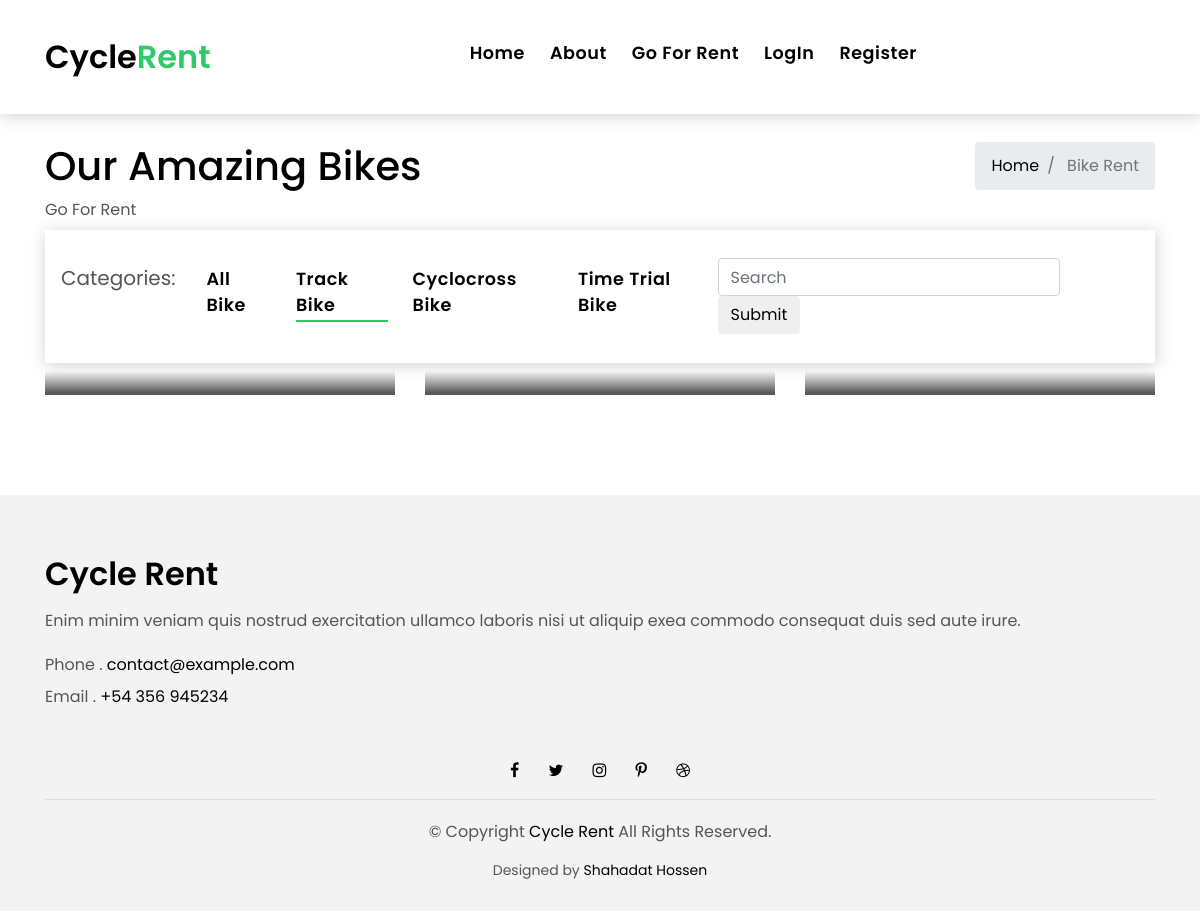
Screenshot of /go_for_rent/track_bike/ with the database file from the repository.
### rent/models.py (models this page shows)
class BikeCategory(models.Model):
	title = models.CharField(max_length=120,unique=True)
	slug = models.SlugField(unique=True)
	active = models.BooleanField(default=True)
	timestamp = models.DateTimeField(auto_now_add=True,auto_now=False)
	def __str__(self):
		return self.title
	def get_absolute_url(self):
		return reverse("rent:bike_category", kwargs={
            'slug': self.slug
        })

### rent/views.py (the view)
# urls.py: path('<slug>/', CategoryDetailView.as_view(), name='bike_category'),
class CategoryDetailView(DetailView):
	model = BikeCategory
	queryset = BikeCategory.objects.all()
	paginate_by = 3
	def get_context_data(self, *args, **kwargs):
		context = super().get_context_data(*args, **kwargs)
		obj = self.get_object()
		bike_set = obj.bike_set.all()
		print(bike_set)
		default_bikes = obj.default_category.all()
		print(default_bikes)
		bikes = ( bike_set | default_bikes ).distinct()
		context["bikes"] = bikes
		context["category"] = BikeCategory.objects.all()
		return context

### rent/models.py (called while the page is built)
	def __str__(self):
		return self.name

	def get_cart_url(self):
		return reverse("rent:bike_detail", kwargs={
            'slug': self.slug
        })

### rent/templates/rent/bikecategory_detail.html
{% extends "base.html" %}
{% load static %}
{% block content %}
	<section style="margin-top:70px" class="">
	    <div class="container">
	      <div class="row">
	        <div class="col-md-12 col-lg-8">
	          <div class="title-single-box">
	              <h1 class="title-single">Our Amazing Bikes</h1>
	              <span class="color-text-a">Go For Rent</span>
	          </div>
	        </div>
	        <div class="col-md-12 col-lg-4">
	          <nav aria-label="breadcrumb" class="breadcrumb-box d-flex justify-content-lg-end">
	            <ol class="breadcrumb">
	              <li class="breadcrumb-item">
	                <a href="{% url 'home' %}">Home</a>
	              </li>
	              <li class="breadcrumb-item active" aria-current="page">
	                Bike Rent
	              </li>
	            </ol>
	          </nav>
	        </div>
	      </div>
	    </div>
	</section>
  <section class="property-grid grid">
    <div class="container">
      {% include 'rent/bikes_section.html' with objects=bikes cat_objects=category%}
    </div>
  </section>
{% endblock %}

### rent/templates/rent/bikes_section.html (shortened to what this page needs)
{% url 'rent:bike_list' as bike_list %}
<div class="row">
  <div class="col-sm-12">
    <nav class="navbar navbar-default navbar-trans navbar-expand-lg mt-2 mb-2">
      <div class="collapse navbar-collapse" id="basicExampleNav">
        <ul class="navbar-nav mr-auto">
          <span class="navbar-brand">Categories:</span>
          <li class="nav-item">
            <a class="nav-link {% if request.path == bike_list %} active {% endif %}" href="{% url 'rent:bike_list' %}">
              All Bike
            </a>
          </li>
            {% for cat in cat_objects %}
              <li class="nav-item">
                <a class="nav-link {% if request.path == cat.get_absolute_url %} active {% endif %}" href="{{ cat.get_absolute_url }}">
                  {{ cat }}
                </a>
              </li>
            {% endfor %}
        </ul>
        <form action="{% url  'rent:bike_list' %} " class="form-inline" method="GET" role="Search">
          <div class="md-form my-0">
            <input name="q"  class="form-control mr-sm-2" type="text" placeholder="Search" aria-label="Search">
            <input class="btn " type="submit" placeholder="Submit" >
          </div>
        </form>
      </div>
    </nav>
  </div>
  {% for obj in objects %}
    <div class="col-md-4">
      <div class="card-box-a card-shadow">
        <div class="img-box-a">
        </div>
        <div class="card-overlay">
          <div class="card-overlay-a-content">
            <div class="card-body-a">
            </div>
          </div>
        </div>
      </div>
    </div>
  {% endfor %}
</div>

### static_in_pro/css/style.css (style rules this page uses)
body { font-family: 'Poppins', sans-serif; color: #555555; }
h1, h2, h3, h4, h5, h6 { color: #000000; }
a { color: #000000; transition: all .5s ease; }
.color-text-a { color: #555555; }
.navbar-default { transition: all .5s ease-in-out; background-color: #ffffff; padding-top: 28px; padding-bottom: 28px; -webkit-backface-visibility: hidden; backface-visibility: hidden; box-shadow: 1px 2px 15px rgba(100, 100, 100, 0.3); }
.navbar-default.navbar-trans, .navbar-default.navbar-reduce { -webkit-backface-visibility: hidden; backface-visibility: hidden; }
.navbar-default.navbar-trans .nav-item, .navbar-default.navbar-reduce .nav-item { position: relative; padding-right: 10px; padding-bottom: 8px; margin-left: 0; }
.navbar-default.navbar-trans .nav-link, .navbar-default.navbar-reduce .nav-link { font-size: 1.1rem; color: #000000; font-weight: 600; letter-spacing: 0.030em; transition: all 0.1s ease-in-out; position: relative; padding-left: 0; padding-right: 0; }
.navbar-default.navbar-trans .nav-link:before, .navbar-default.navbar-reduce .nav-link:before { content: ''; position: absolute; bottom: 5px; left: 0; width: 100%; height: 2px; z-index: 0; background-color: #2eca6a; -webkit-transform: scaleX(0); transform: scaleX(0); -webkit-transform-origin: right; transform-origin: right; transition: opacity .2s ease-out 0.3s, -webkit-transform .2s ease-out; transition: transform .2s ease-out, opacity .2s ease-out 0.3s; transition: transform .2s ease-out, opacity .2s ease-out 0.3s, -webkit-transform .2s ease-out; }
.navbar-default.navbar-trans .show > .nav-link:before, .navbar-default.navbar-trans .active > .nav-link:before, .navbar-default.navbar-trans .nav-link.show:before, .navbar-default.navbar-trans .nav-link.active:before, .navbar-default.navbar-reduce .show > .nav-link:before, .navbar-default.navbar-reduce .active > .nav-link:before, .navbar-default.navbar-reduce .nav-link.show:before, .navbar-default.navbar-reduce .nav-link.active:before { -webkit-transform: scaleX(1); transform: scaleX(1); }
.navbar-default.navbar-trans .nav-link:before { background-color: #2eca6a; }
.navbar-default.navbar-trans .show > .nav-link, .navbar-default.navbar-trans .active > .nav-link, .navbar-default.navbar-trans .nav-link.show, .navbar-default.navbar-trans .nav-link.active { color: #000000; }
.card-box-a, .card-box-b, .card-box-d { position: relative; overflow: hidden; -webkit-backface-visibility: hidden; backface-visibility: hidden; }
.card-overlay { position: absolute; width: 100%; height: 100%; top: 0; left: 0; }
.card-shadow { -webkit-backface-visibility: hidden; backface-visibility: hidden; }
.card-shadow:before { content: ' '; position: absolute; top: 0; left: 0; width: 100%; height: 100%; z-index: 1; background: linear-gradient(to bottom, rgba(0, 0, 0, 0) 0%, rgba(0, 0, 0, 0.2) 27%, rgba(0, 0, 0, 0.65) 90%); }
.card-overlay-a-content { transition: all .5s ease-in; position: absolute; width: 100%; bottom: 0px; z-index: 2; }
.card-body-a { z-index: 2; transition: all .5s ease-in; padding: 0rem 1rem 2rem 1rem; }
.btn { transition: .5s ease; }
@media (min-width: 768px) { .navbar-default.navbar-trans .nav-item, .navbar-default.navbar-reduce .nav-item { margin-left: 15px; } }
@media (min-width: 768px) { .grid .card-box-a, .grid .card-box-b, .grid .card-box-c, .grid .card-box-d { margin-bottom: 2.5rem; } }
@media (min-width: 768px) { .card-overlay-a-content { bottom: -20px; } }
@media (min-width: 992px) { .card-overlay-a-content { bottom: 0px; } }

### rows the page displays
BikeCategory: title "Track Bike"
BikeCategory: title "Cyclocross Bike"
BikeCategory: title "Time Trial Bike"
